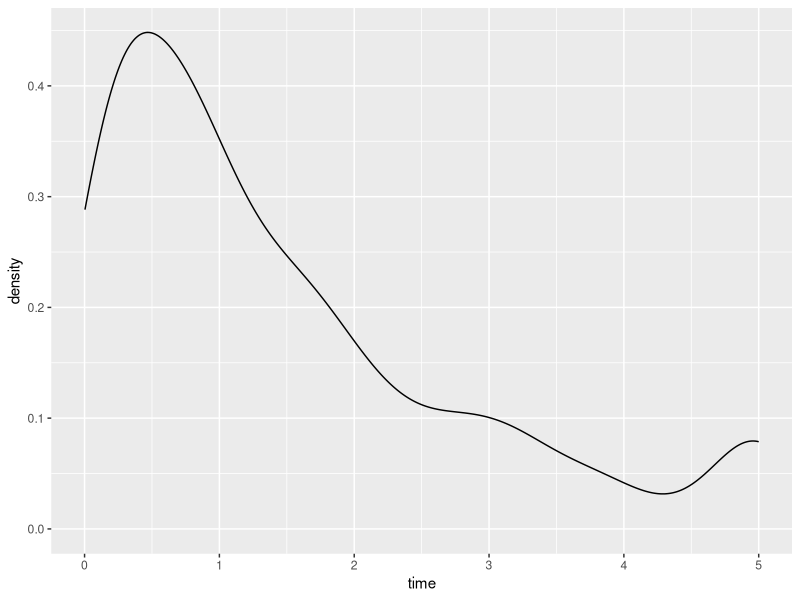

Here is the R script that generated this plot: (Note: this script raises an error after producing the figure.)
## ---- chunk 1
library(tidyverse)
library(caret)
## ---- chunk 2

simdat = function(n, p, lambda = 0.5, gamma = 1.5, eff = list()) {
  # randomly assign group
  x1 = rbinom(n, 1, 0.5)
  
  u = runif(n)
  useExp = runif(n) < p 
  # generating mixed data
  t =  useExp * (-log(u) / (lambda * exp(eff$b1 * x1))) + (1 - useExp) * (-log(u) / (lambda * exp(eff$b1 * x1)))^(1 / gamma)
  
  # two features
  # x2 = rbinom(n, 1, 0.5)
  # t =  useExp * (-log(u) / (lambda * exp(eff$b1 * x1))) + (1 - useExp) * (-log(u) / (lambda * exp(eff$b2 * x2)))^(1 / gamma)
  
  t[t < 1/365] = 1/365
  t[t == 1 / 365] = t[t == 1 / 365] + rnorm(length(t[t == 1 / 365]), 0, 1e-4)
  t = abs(t)
  
  e = as.numeric(t < 5)
  t = pmin(t, 5)
  
  name = paste("n =", n, ", p =", p, ", eff =", eff[[1]])
  
  return(tibble(name = name, time = t, event = e, x1 = x1))
  # two features
  # return(tibble(name = name, time = t, event = e, x1 = x1, x2 = x2))
}
## ---- chunk 3
data = simdat(500, 1, eff = list(b1 = 0.5))

data %>% 
  ggplot() +
  geom_density(aes(x = time))
## ---- chunk 4
fit_exp = function(df) {
  fit.exponential = survreg(Surv(time, event) ~ x1, dist = "exponential", data = df)
  return(as.numeric(-fit.exponential$coefficients[-1]))
}

fit_weibull = function(df) {
  fit.weibull <- survreg(Surv(time, event) ~ x1, dist = "weibull", data = df)
  return(as.numeric(-fit.weibull$coefficients[-1] / fit.weibull$scale))
}

fit_cox = function(df) {
  fit.cox <- coxph(Surv(time, event) ~ x1, data = df)
  return(as.numeric(fit.cox$coefficients))
}
## ---- chunk 5
param_grid = expand.grid(p = seq(0, 1, by = 0.2), n = c(20, 40, 60, 80, 100, 200, 400), rep = 1:100)

sim_dat = param_grid %>% 
  mutate(
    data = map2(n, p, ~simdat(n = .x, p = .y, eff = list(b1 = 0.5)))
  ) %>% 
  mutate(
    b_exp = map_dbl(data, fit_exp),
    b_weibull = map_dbl(data, fit_weibull),
    b_cox = map_dbl(data, fit_cox)
  )

sim_dat %>% 
  ggplot() +
  geom_density(aes(x = b_exp, color = "darkred"), alpha = 0.6) +
  geom_density(aes(x = b_weibull, color = "orange" ), size = 1.2) +
  geom_density(aes(x = b_cox, color = "blue"), alpha = 0.3) +
  geom_vline(xintercept = 0.5) +
  facet_grid(n~p) +
  xlab("estimated beta") +
  scale_colour_manual(name = 'fit methods', 
        values =c('blue'='blue','darkred'='darkred', 'orange' = 'orange'), labels = c('cox','exp', 'weibull'))
## ---- chunk 6
mse = sim_dat %>% 
  select(-data, -rep) %>%
  mutate(
    b_exp = (b_exp - 0.5)^2,
    b_weibull = (b_weibull - 0.5)^2,
    b_cox = (b_cox - 0.5)^2
  ) %>% 
  group_by(n, p) %>% 
  summarize(
    exp_mse = mean(b_exp),
    weibull_mse = mean(b_weibull),
    cox_mse = mean(b_cox)
  ) %>% 
  pivot_longer("exp_mse":"cox_mse", names_to = "fit_method", values_to = "mse") %>% 
  mutate(fit_method = as.factor(fit_method)) 
  
  
ggplot(mse, aes(x = n, y = mse, color = fit_method)) +
  geom_point() +
  geom_line() +
  facet_grid("p")
